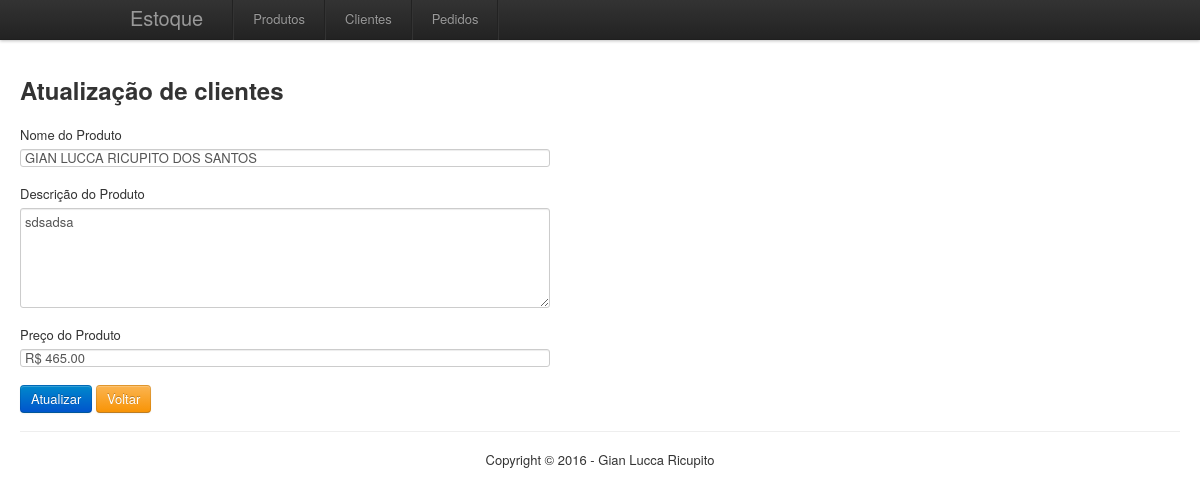
/produtoEdit.php?id=2, run on the app's committed database.
### tables this page shows
CREATE TABLE IF NOT EXISTS `produto` (
  `id` int(50) NOT NULL,
  `nome_produto` varchar(100) NOT NULL,
  `descricao_produto` varchar(100) NOT NULL,
  `preco_produto` varchar(100) NOT NULL
);

### produtoEdit.php (the view, shortened to what this page needs)
<?php include "config.php";
include "includes/header.php";
$id = $_GET['id'];
$sql = mysql_query("SELECT * FROM produto WHERE id = '$id' ");
$produtos = mysql_fetch_assoc($sql);
?>
<h2>Atualização de clientes</h2><br>
<form class="form-horizontal" action="produtoEdita.php" method="post">
	<fieldset>
		<div class="control-group">
			<label>Nome do Produto</label><input class="input-xxlarge" type="text" name="nome" value="<?php echo $produtos['nome_produto']; ?>"/>
		</div>
		<div class="control-group">
			<label>Descrição do Produto</label><textarea class="input-xxlarge" rows="5" name="descricao"><?php echo $produtos['descricao_produto']; ?></textarea>
		</div>
		<div class="control-group">
			<label>Preço do Produto</label><input type="text" class="input-xxlarge" data-inputmask="'alias': 'currency'" name="preco" value="<?php echo $produtos['preco_produto']; ?>"/>
		</div>
		<button class="btn btn-primary" type="submit">Atualizar</button>
		<a href="produtoListar.php" class="btn btn-warning">Voltar</a>
	</fieldset>
</form>
<?php include "includes/footer.php"; ?>

### data on the page
produto: nome "GIAN LUCCA RICUPITO DOS SANTOS", descricao "sdsadsa", preco "R$ 465.00"
